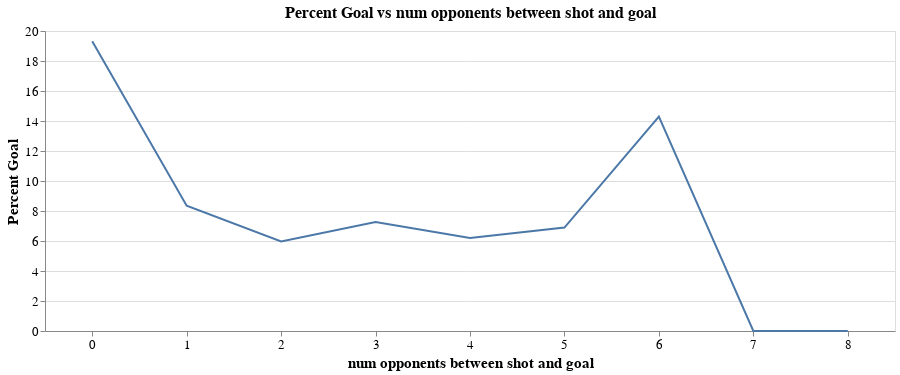

Here is the notebook cell this chart was saved with:
### Markdown cell above
Now we can use our function to plot the desired variables:

### Code cell
plot_percent_goal_vs_attr("num opponents between shot and goal", "line")

### Figure 1 — Vega-Lite specification as saved in the notebook (floating-point values rounded to 4 significant figures)
{"$schema": "https://vega.github.io/schema/vega-lite/v3.4.0.json", "config": {"axis": {"labelFontSize": 13, "titleFontSize": 15}, "mark": {"tooltip": null}, "title": {"fontSize": 16}, "view": {"height": 300, "width": 400}}, "data": {"name": "data-c313f65514751c623cdd8b2a51306d28"}, "datasets": {"data-c313f65514751c623cdd8b2a51306d28": [{"Blocked": 319, "Goal": 706, "Off T": 1214, "Percent Goal": 19.31, "Post": 108, "Saved": 1176, "Saved Off Target": 19, "Saved to Post": 11, "Wayward": 103, "num opponents between shot and goal": 0}, {"Blocked": 716, "Goal": 170, "Off T": 638, "Percent Goal": 8.35, "Post": 44, "Saved": 401, "Saved Off Target": 3, "Saved to Post": 4, "Wayward": 59, "num opponents between shot and goal": 1}, {"Blocked": 276, "Goal": 39, "Off T": 196, "Percent Goal": 5.972, "Post": 11, "Saved": 97, "Saved Off Target": 5, "Saved to Post": 2, "Wayward": 25, "num opponents between shot and goal": 2}, {"Blocked": 117, "Goal": 20, "Off T": 73, "Percent Goal": 7.273, "Post": 9, "Saved": 40, "Saved Off Target": 2, "Saved to Post": 1, "Wayward": 10, "num opponents between shot and goal": 3}, {"Blocked": 51, "Goal": 8, "Off T": 36, "Percent Goal": 6.202, "Post": 8, "Saved": 21, "Saved Off Target": 1, "Saved to Post": 0, "Wayward": 0, "num opponents between shot and goal": 4}, {"Blocked": 25, "Goal": 4, "Off T": 13, "Percent Goal": 6.897, "Post": 3, "Saved": 8, "Saved Off Target": 0, "Saved to Post": 0, "Wayward": 0, "num opponents between shot and goal": 5}, {"Blocked": 7, "Goal": 3, "Off T": 1, "Percent Goal": 14.29, "Post": 1, "Saved": 3, "Saved Off Target": 0, "Saved to Post": 0, "Wayward": 0, "num opponents between shot and goal": 6}, {"Blocked": 0, "Goal": 0, "Off T": 1, "Percent Goal": 0, "Post": 0, "Saved": 0, "Saved Off Target": 0, "Saved to Post": 0, "Wayward": 0, "num opponents between shot and goal": 7}, {"Blocked": 1, "Goal": 0, "Off T": 0, "Percent Goal": 0, "Post": 0, "Saved": 0, "Saved Off Target": 0, "Saved to Post": 0, "Wayward": 0, "num opponents between shot and goal": 8}]}, "encoding": {"x": {"axis": {"labelAngle": 0, "title": "num opponents between shot and goal"}, "field": "num opponents between shot and goal", "type": "nominal"}, "y": {"axis": {"title": "Percent Goal"}, "field": "Percent Goal", "type": "quantitative"}}, "height": 300, "mark": "line", "title": "Percent Goal vs num opponents between shot and goal", "width": 850}
